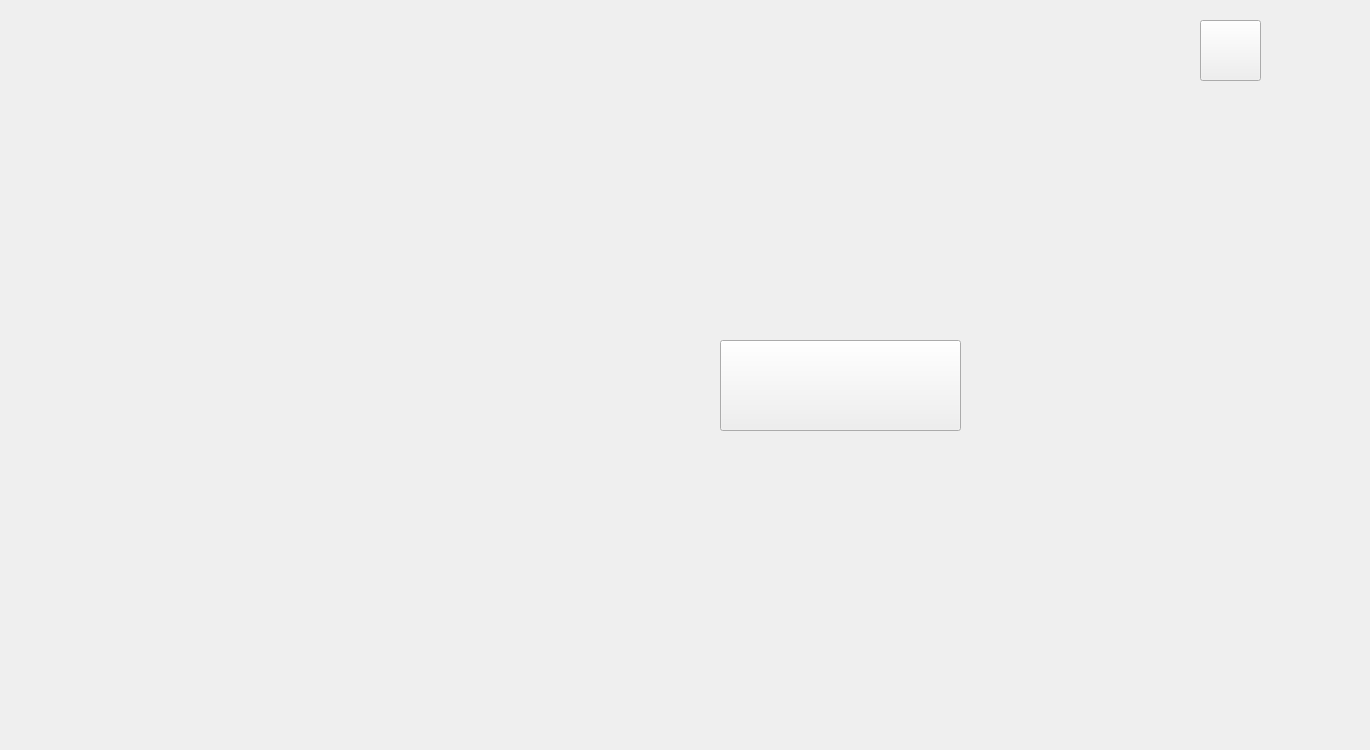
<?xml version="1.0" encoding="UTF-8"?>
<ui version="4.0">
 <class>Start</class>
 <widget class="QWidget" name="Start">
  <property name="geometry">
   <rect>
    <x>0</x>
    <y>0</y>
    <width>1370</width>
    <height>750</height>
   </rect>
  </property>
  <property name="minimumSize">
   <size>
    <width>0</width>
    <height>0</height>
   </size>
  </property>
  <property name="maximumSize">
   <size>
    <width>1370</width>
    <height>750</height>
   </size>
  </property>
  <property name="windowTitle">
   <string>Form</string>
  </property>
  <property name="styleSheet">
   <string notr="true">border-image:url(:/image/start.png)</string>
  </property>
  <widget class="QPushButton" name="startgame">
   <property name="geometry">
    <rect>
     <x>720</x>
     <y>340</y>
     <width>241</width>
     <height>91</height>
    </rect>
   </property>
   <property name="styleSheet">
    <string notr="true">border-image:url(:/image/start_key.png)</string>
   </property>
   <property name="text">
    <string/>
   </property>
  </widget>
  <widget class="QPushButton" name="exit">
   <property name="geometry">
    <rect>
     <x>1200</x>
     <y>20</y>
     <width>61</width>
     <height>61</height>
    </rect>
   </property>
   <property name="styleSheet">
    <string notr="true">border-image:url(:/image/exit.png)</string>
   </property>
   <property name="text">
    <string/>
   </property>
  </widget>
 </widget>
 <resources/>
 <connections/>
</ui>
